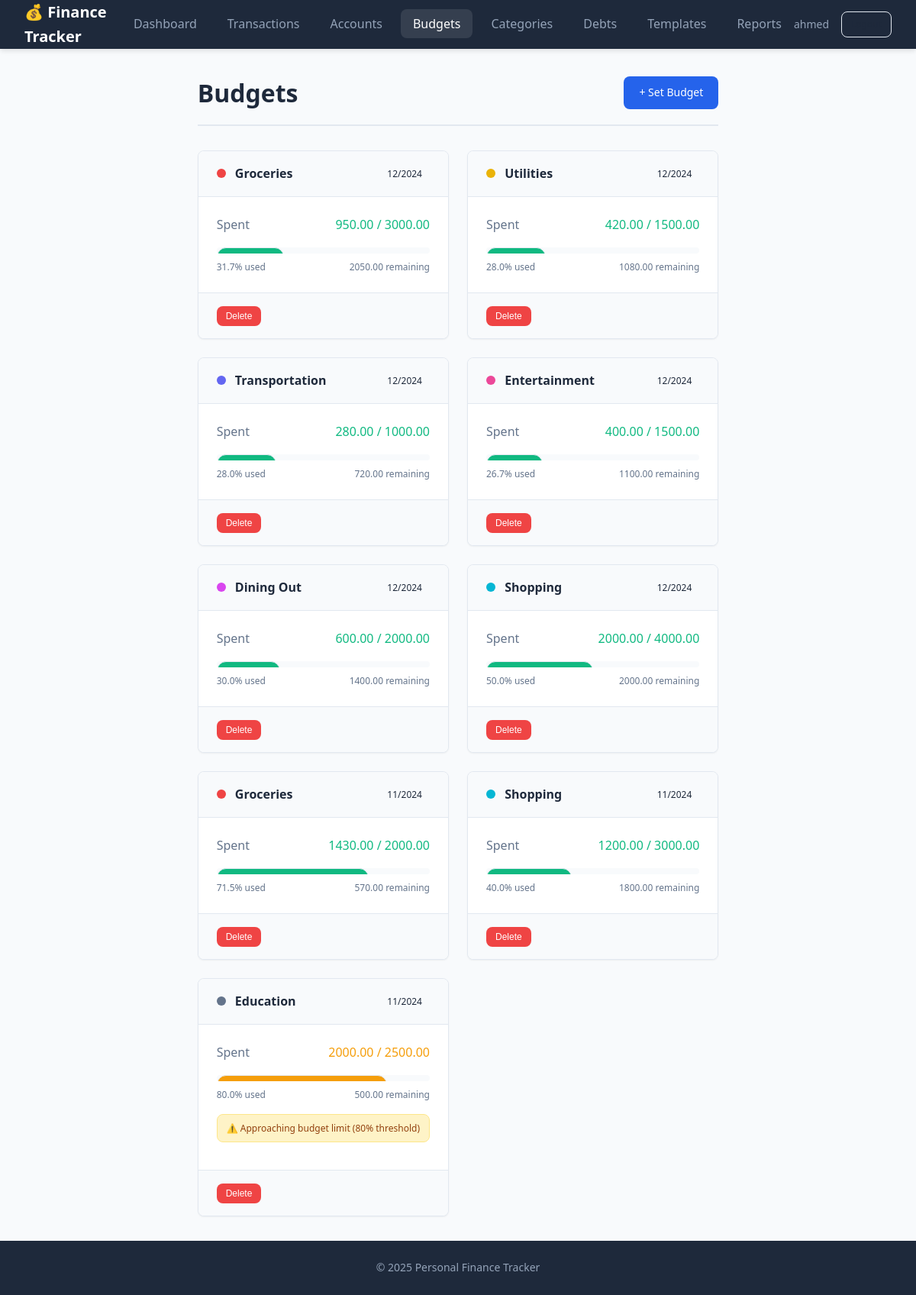
The page /budgets (signed in) on the database its author committed.
### src/app/models/finance_models.py (models this page shows, shortened)
class User(UserMixin, db.Model):
    __tablename__ = 'user'
    id: Mapped[int] = mapped_column(Integer, primary_key=True, autoincrement=True)
    email: Mapped[str] = mapped_column(String(120), nullable=False, unique=True)
    password_hash: Mapped[str] = mapped_column(String(128), nullable=False)
    display_name: Mapped[Optional[str]] = mapped_column(String(100))
    default_currency: Mapped[str] = mapped_column(String(10), default='EGP')
    created_at: Mapped[datetime] = mapped_column(DateTime, default=datetime.utcnow)
    accounts: Mapped[List["Account"]] = relationship(
        "Account", back_populates="user", cascade="all, delete-orphan"
    )
    categories: Mapped[List["Category"]] = relationship(
        "Category", back_populates="user", cascade="all, delete-orphan"
    )
    transactions: Mapped[List["Transaction"]] = relationship(
        "Transaction", back_populates="user", cascade="all, delete-orphan"
    )
    budgets: Mapped[List["Budget"]] = relationship(
        "Budget", back_populates="user", cascade="all, delete-orphan"
    )
    transaction_templates: Mapped[List["TransactionTemplate"]] = relationship(
        "TransactionTemplate", back_populates="user", cascade="all, delete-orphan"
    )
    goals: Mapped[List["Goal"]] = relationship(
        "Goal", back_populates="user", cascade="all, delete-orphan"
    )
    recurring_transactions: Mapped[List["RecurringTransaction"]] = relationship(
        "RecurringTransaction", back_populates="user", cascade="all, delete-orphan"
    )
    debts: Mapped[List["Debt"]] = relationship(
        "Debt", back_populates="user", cascade="all, delete-orphan"
    )

class Budget(db.Model):
    __tablename__ = 'budget'
    id: Mapped[int] = mapped_column(Integer, primary_key=True, autoincrement=True)
    user_id: Mapped[int] = mapped_column(
        Integer, ForeignKey('user.id', ondelete='CASCADE'), nullable=False
    )
    category_id: Mapped[int] = mapped_column(
        Integer, ForeignKey('category.id', ondelete='CASCADE'), nullable=False
    )
    month: Mapped[int] = mapped_column(Integer, nullable=False)
    year: Mapped[int] = mapped_column(Integer, nullable=False)
    limit_amount: Mapped[Decimal] = mapped_column(DECIMAL(10, 2), nullable=False)
    current_spent: Mapped[Decimal] = mapped_column(
        DECIMAL(10, 2), default=Decimal('0.00')
    )
    alert_threshold: Mapped[int] = mapped_column(Integer, default=80)
    user: Mapped["User"] = relationship("User", back_populates="budgets")
    category: Mapped["Category"] = relationship("Category", back_populates="budgets")
    __table_args__ = (
        UniqueConstraint(
            'user_id', 'category_id', 'month', 'year',
            name='uq_budget_user_category_month_year'
        ),
    )
    @property
    def spent_percentage(self) -> float:
        if self.limit_amount == 0:
            return 0.0
        return float((self.current_spent / self.limit_amount) * 100)
    @property
    def is_over_threshold(self) -> bool:
        return self.spent_percentage >= self.alert_threshold
    @property
    def is_over_budget(self) -> bool:
        return self.current_spent > self.limit_amount

class Category(db.Model):
    __tablename__ = 'category'
    id: Mapped[int] = mapped_column(Integer, primary_key=True, autoincrement=True)
    user_id: Mapped[int] = mapped_column(
        Integer, ForeignKey('user.id', ondelete='CASCADE'), nullable=False
    )
    name: Mapped[str] = mapped_column(String(100), nullable=False)
    category_type: Mapped[str] = mapped_column(String(10), nullable=False)
    color: Mapped[Optional[str]] = mapped_column(String(7))
    max_single_amount: Mapped[Optional[Decimal]] = mapped_column(DECIMAL(10, 2))
    user: Mapped["User"] = relationship("User", back_populates="categories")
    transactions: Mapped[List["Transaction"]] = relationship(
        "Transaction", back_populates="category", cascade="all, delete-orphan"
    )
    budgets: Mapped[List["Budget"]] = relationship(
        "Budget", back_populates="category", cascade="all, delete-orphan"
    )
    transaction_templates: Mapped[List["TransactionTemplate"]] = relationship(
        "TransactionTemplate", back_populates="category"
    )

### src/app/controllers/budget_routes.py (the view)
@budget_bp.route('/budgets')
@login_required
def budgets():
    now = datetime.now()
    user_budgets = BudgetRepository.get_all_by_user(current_user.id)
    expense_categories = CategoryRepository.get_expense_categories(current_user.id)
    return render_template(
        'budgets.html',
        budgets=user_budgets,
        categories=expense_categories,
        current_month=now.month,
        current_year=now.year
    )

### src/app/__init__.py (called while the page is built)
def _init_extensions(app: Flask) -> None:
    database.init_app(app)
    bcrypt.init_app(app)
    login_manager.init_app(app)
    @login_manager.user_loader
    def load_user(user_id: str):
        from .models import User
        return User.query.get(int(user_id))

### src/app/repositories/budget_repository.py (called while the page is built)
    @staticmethod
    def get_all_by_user(user_id: int) -> List[Budget]:
        return Budget.query.filter_by(user_id=user_id).order_by(
            Budget.year.desc(),
            Budget.month.desc()
        ).all()

### src/app/repositories/category_repository.py (called while the page is built)
    @staticmethod
    def get_by_type(user_id: int, category_type: str) -> List[Category]:
        return Category.query.filter_by(
            user_id=user_id,
            category_type=category_type
        ).all()

    @staticmethod
    def get_expense_categories(user_id: int) -> List[Category]:
        return CategoryRepository.get_by_type(user_id, 'Expense')

### src/app/templates/budgets.html (shortened to what this page needs)
{% extends "base.html" %}
{% block content %}
<div class="page-header">
    <h1>Budgets</h1>
    <a href="{{ url_for('budget.set_budget') }}" class="btn btn-primary">+ Set Budget</a>
</div>
{% if budgets %}
<div class="grid grid-2">
    {% for budget in budgets %}
    <div class="card">
        <div class="card-header flex flex-between flex-center">
            <h3>
                <span class="category-dot" style="background-color: {{ budget.category.color or '#6b7280' }}"></span>
                {{ budget.category.name }}
            </h3>
            <span class="badge badge-{% if budget.month == current_month and budget.year == current_year %}primary{% else %}secondary{% endif %}">
                {{ '%02d'|format(budget.month) }}/{{ budget.year }}
            </span>
        </div>
        <div class="card-body">
            <div class="flex flex-between mb-2">
                <span class="text-muted">Spent</span>
                <span class="{% if budget.is_over_budget %}text-danger{% elif budget.is_over_threshold %}text-warning{% else %}text-success{% endif %}">
                    {{ "%.2f"|format(budget.current_spent) }} / {{ "%.2f"|format(budget.limit_amount) }}
                </span>
            </div>
            <div class="budget-progress">
                {% set percentage = budget.spent_percentage %}
                {% set bar_class = 'danger' if budget.is_over_budget else ('warning' if budget.is_over_threshold else 'success') %}
                <div class="progress">
                    <div class="progress-bar {{ bar_class }}" style="width: {{ [percentage, 100]|min }}%"></div>
                </div>
                <div class="budget-info">
                    <span>{{ "%.1f"|format(percentage) }}% used</span>
                    <span>{{ "%.2f"|format(budget.limit_amount - budget.current_spent) }} remaining</span>
                </div>
            </div>
            {% if budget.is_over_budget %}
            <div class="alert alert-danger mt-2" style="padding: 0.5rem 0.75rem; font-size: 0.75rem;">
                ⚠️ Over budget by {{ "%.2f"|format(budget.current_spent - budget.limit_amount) }}
            </div>
            {% elif budget.is_over_threshold %}
            <div class="alert alert-warning mt-2" style="padding: 0.5rem 0.75rem; font-size: 0.75rem;">
                ⚠️ Approaching budget limit ({{ budget.alert_threshold }}% threshold)
            </div>
            {% endif %}
        </div>
        <div class="card-footer">
            <form method="POST" action="{{ url_for('budget.delete_budget', budget_id=budget.id) }}" onsubmit="return confirm('Delete this budget?');">
                <button type="submit" class="btn btn-sm btn-danger">Delete</button>
            </form>
        </div>
    </div>
    {% endfor %}
</div>
{% endif %}
{% endblock %}

### src/app/templates/base.html (shortened to what this page needs)
<!DOCTYPE html>
<html lang="en">
<head>
    <link rel="stylesheet" href="{{ url_for('static', filename='css/style.css') }}">
</head>
<body>
    {% if current_user.is_authenticated %}
    <nav class="navbar">
        <div class="nav-brand">
            <a href="{{ url_for('dashboard.dashboard') }}">💰 Finance Tracker</a>
        </div>
        <ul class="nav-links">
            <li><a href="{{ url_for('dashboard.dashboard') }}" class="{% if request.endpoint == 'dashboard.dashboard' %}active{% endif %}">Dashboard</a></li>
            <li><a href="{{ url_for('transaction.transactions') }}" class="{% if 'transaction' in request.endpoint %}active{% endif %}">Transactions</a></li>
            <li><a href="{{ url_for('account.accounts') }}" class="{% if 'account' in request.endpoint %}active{% endif %}">Accounts</a></li>
            <li><a href="{{ url_for('budget.budgets') }}" class="{% if 'budget' in request.endpoint %}active{% endif %}">Budgets</a></li>
            <li><a href="{{ url_for('category.categories') }}" class="{% if 'category' in request.endpoint %}active{% endif %}">Categories</a></li>
            <li><a href="{{ url_for('debt.debts') }}" class="{% if 'debt' in request.endpoint %}active{% endif %}">Debts</a></li>
            <li><a href="{{ url_for('template.templates') }}" class="{% if 'template' in request.endpoint %}active{% endif %}">Templates</a></li>
            <li><a href="{{ url_for('report.reports') }}" class="{% if 'report' in request.endpoint %}active{% endif %}">Reports</a></li>
        </ul>
        <div class="nav-user">
            <span class="user-name">{{ current_user.display_name or current_user.email }}</span>
            <a href="{{ url_for('auth.logout') }}" class="btn btn-outline btn-sm">Logout</a>
        </div>
    </nav>
    {% endif %}
    <main class="container">
        {% block content %}{% endblock %}
    </main>
    <footer class="footer">
        <p>&copy; 2025 Personal Finance Tracker</p>
    </footer>
</body>
</html>

### rows shown on the page
User: display_name "ahmed"
Budget: category.name "Groceries", month "12", year "2024", current_spent "950.00", limit_amount "3000.00", {{ [percentage, 100]|min }} 31.666666666666668 (drawn), percentage "31.7", budget.limit_amount-budget.current_spent "2050.00"
Budget: category.name "Utilities", month "12", year "2024", current_spent "420.00", limit_amount "1500.00", percentage "28.0", budget.limit_amount-budget.current_spent "1080.00"
Budget: category.name "Transportation", month "12", year "2024", current_spent "280.00", limit_amount "1000.00", percentage "28.0", budget.limit_amount-budget.current_spent "720.00"
Budget: category.name "Entertainment", month "12", year "2024", current_spent "400.00", limit_amount "1500.00", {{ [percentage, 100]|min }} 26.666666666666668 (drawn), percentage "26.7", budget.limit_amount-budget.current_spent "1100.00"
Budget: category.name "Dining Out", month "12", year "2024", current_spent "600.00", limit_amount "2000.00", percentage "30.0", budget.limit_amount-budget.current_spent "1400.00"
Budget: category.name "Shopping", month "12", year "2024", current_spent "2000.00", limit_amount "4000.00", percentage "50.0", budget.limit_amount-budget.current_spent "2000.00"
Budget: category.name "Groceries", month "11", year "2024", current_spent "1430.00", limit_amount "2000.00", percentage "71.5", budget.limit_amount-budget.current_spent "570.00"
Budget: category.name "Shopping", month "11", year "2024", current_spent "1200.00", limit_amount "3000.00", percentage "40.0", budget.limit_amount-budget.current_spent "1800.00"
Budget: category.name "Education", month "11", year "2024", current_spent "2000.00", limit_amount "2500.00", percentage "80.0", budget.limit_amount-budget.current_spent "500.00", alert_threshold "80"
